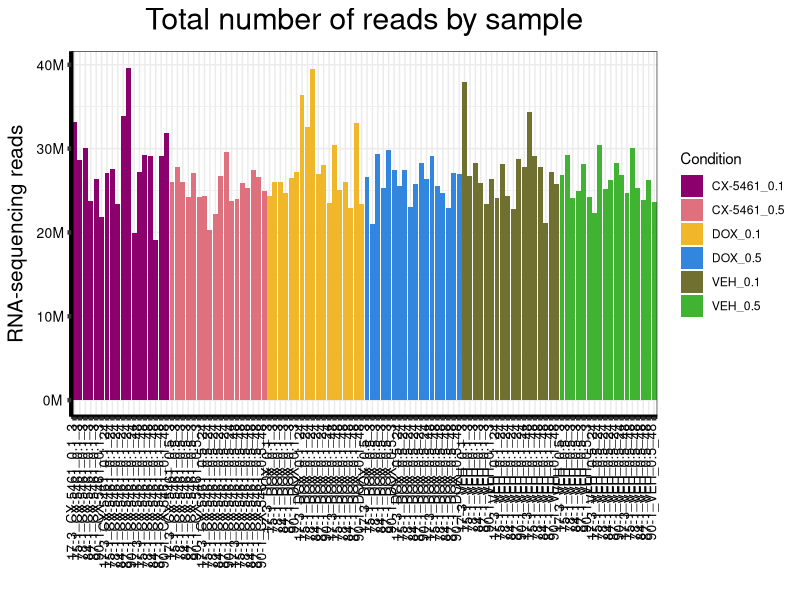
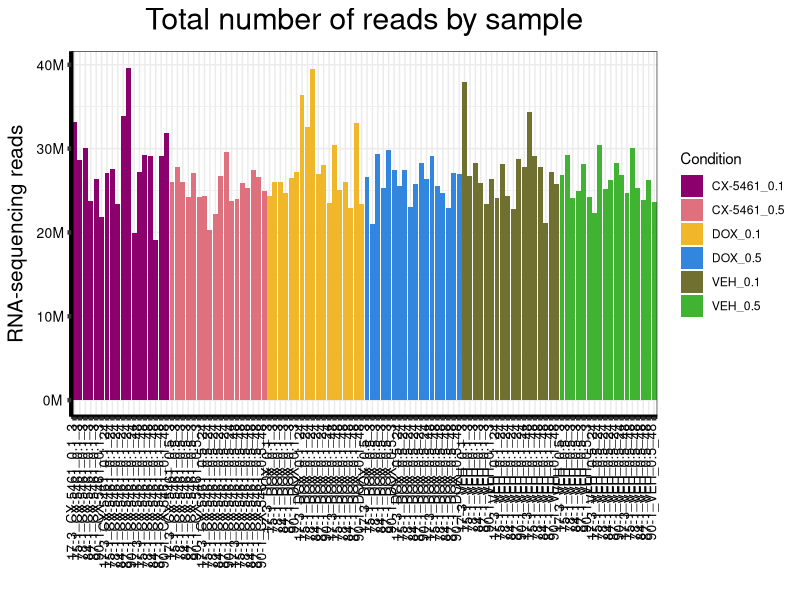

Source code (R) for these figures, in order:
## ---- chunk 1
# Load necessary R packages
library(limma)
library(RColorBrewer)
library(data.table)
library(tidyverse)
library(scales)
library(ggplot2)
library(dplyr)
## ---- chunk 2
# Load the dataset containing the total reads per sample
align <- read.csv("data/Total_number_of_reads_by_sample.csv")  # Ensure the file is in the 'data/' folder
map <- data.frame(align)
## ---- chunk 3
# Define color palettes for plots
drug_palc <- c("#8B006D","#DF707E","#F1B72B", "#3386DD","#707031","#41B333")
Ind_palc <- c("#ffbe0b","#ff006e","#fb5607", "#8338ec","#3a86ff","#4a4e69")
Time_palc <- c("#0000FF","#80FF00", "#FF00FF")
Combined_palc <- c("#FF0000","#00FF00","#0000FF","#FFFF00","#FF00FF","#00FFFF",
                   "#FFA500","#800080","#FFC0CB","#A52A2A","#808080","#FFD700",
                   "#008080","#000080","#FFFFFF","#000000","#D2691E","#ADFF2F")
## ---- chunk 4
# Factor Sample_name to maintain order
map$Sample_name <- factor(map$Sample_name, levels = map$Sample_name)
## ---- chunk 5
# Generate the bar plot
p <- ggplot(map, aes(x = Sample_name, y = Counts, fill = Condition)) +
  geom_col() +
  scale_fill_manual(values = drug_palc) +
  scale_y_continuous(labels = function(x) paste0(x / 1e6, "M")) +
  ggtitle(expression("Total number of reads by sample")) +
  xlab("") +
  ylab(expression("RNA-sequencing reads")) +
  theme_bw() +
  theme(
    plot.title = element_text(size = rel(2), hjust = 0.5),
    axis.title = element_text(size = 15, color = "black"),
    axis.ticks = element_line(linewidth = 1.5),
    axis.line = element_line(linewidth = 1.5),
    axis.text.y = element_text(size = 10, color = "black", angle = 0, hjust = 0.8, vjust = 0.5),
    axis.text.x = element_text(size = 10, color = "black", angle = 90, hjust = 1, vjust = 0.2)
  )

# Save the plot as an image
ggsave("output/total_reads_by_sample_plot.png", p)

# Display the plot in the document
p
